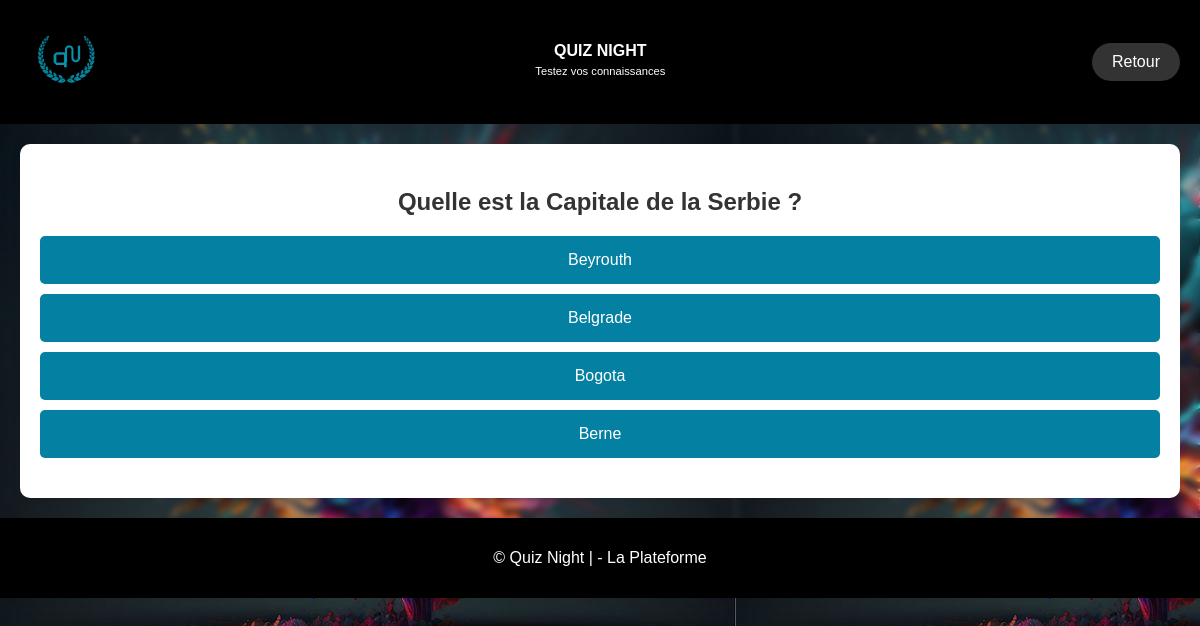
/play_quiz.php?id=1, run on the app's committed database.
### tables this page shows
CREATE TABLE IF NOT EXISTS `questions` (
  `id` int NOT NULL AUTO_INCREMENT,
  `description` varchar(255) NOT NULL,
  `id_quiz` int NOT NULL,
  PRIMARY KEY (`id`),
  KEY `id_quiz` (`id_quiz`)
);

CREATE TABLE IF NOT EXISTS `reponses` (
  `id` int NOT NULL AUTO_INCREMENT,
  `description` varchar(255) NOT NULL,
  `id_questions` int NOT NULL,
  `is_correct` tinyint(1) DEFAULT '0',
  PRIMARY KEY (`id`),
  KEY `id_questions` (`id_questions`)
);

### includes/db.php (called while the page is built, shortened)
<?php
$host = '127.0.0.1:3306';
$db   = 'quiznight';
$user = 'root';
$pass = '';
$charset = 'utf8mb4';
$dsn = "mysql:host=$host;dbname=$db;charset=$charset";
$options = [
    PDO::ATTR_ERRMODE            => PDO::ERRMODE_EXCEPTION,
    PDO::ATTR_DEFAULT_FETCH_MODE => PDO::FETCH_ASSOC,
    PDO::ATTR_EMULATE_PREPARES   => false,
];
try {
    $pdo = new PDO($dsn, $user, $pass, $options);
} catch (\PDOException $e) {
    throw new \PDOException($e->getMessage(), (int)$e->getCode());
}
require_once 'Questions.php';
require_once 'Reponses.php';
$questionsClass = new Questions($pdo);
$reponsesClass = new Reponses($pdo);
?>

### includes/Questions.php (called while the page is built, shortened)
<?php
class Questions {
    private $pdo;
    public function __construct($pdo) {
        $this->pdo = $pdo;
    }
    public function getByQuizId($id_quiz) {
        $stmt = $this->pdo->prepare("SELECT * FROM questions WHERE id_quiz = ?");
        $stmt->execute([$id_quiz]);
        return $stmt->fetchAll();
    }
}
?>

### includes/Reponses.php (called while the page is built, shortened)
<?php
class Reponses {
    private $pdo;
    public function __construct($pdo) {
        $this->pdo = $pdo;
    }
    public function getByQuestionId($id_question) {
        $stmt = $this->pdo->prepare("SELECT * FROM reponses WHERE id_questions = ?");
        $stmt->execute([$id_question]);
        return $stmt->fetchAll();
    }
}
?>

### play_quiz.php (the view, shortened to what this page needs)
<?php
include 'includes/db.php';
$quiz_id = $_GET['id'];
$questions = $questionsClass->getByQuizId($quiz_id);
?>
<!DOCTYPE html>
<html lang="fr">
<head>
    <link rel="stylesheet" href="css/styles.css">
</head>
<body>
    <header>
        <div class="logo">
            <img src="images/logo.png" alt="Logo Quiz Night">
        </div>
        <div>
            <h1>QUIZ NIGHT</h1>
            <p>Testez vos connaissances</p>
        </div>
        <div class="header-content">
            <div class="auth-buttons">
                <button onclick="window.location.href='index.php'">Retour</button>
            </div>
        </div>
    </header>
    <main>
        <section class="quiz-play">
            <?php if ($_SESSION['current_question_index'] >= count($questions)): ?>
                <div class="quiz-completed">
                    <p>Vous avez terminé le quiz !</p>
                    <p>Votre score est de <?php echo $_SESSION['score']; ?> sur <?php echo count($questions); ?></p>
                    <a href="index.php"><button>Retour à l'accueil</button></a>
                    <?php unset($_SESSION['current_question_index']); ?>
                    <?php unset($_SESSION['score']); ?>
                </div>
            <?php else: ?>
                <?php $current_question = $questions[$_SESSION['current_question_index']]; ?>
                <div class="question-container">
                    <h3><?php echo htmlspecialchars($current_question['description']); ?></h3>
                    <form method="post">
                        <?php $answers = $reponsesClass->getByQuestionId($current_question['id']); ?>
                        <?php foreach ($answers as $answer): ?>
                            <button type="submit" name="answer_id" value="<?php echo $answer['id']; ?>" class="answer-button">
                                <?php echo htmlspecialchars($answer['description']); ?>
                            </button>
                        <?php endforeach; ?>
                    </form>
                </div>
            <?php endif; ?>
        </section>
    </main>
    <footer>
        <p>&copy; Quiz Night | - La Plateforme</p>
    </footer>
</body>
</html>

### css/styles.css (style rules this page uses)
body { font-family: Arial, sans-serif; margin: 0; padding: 0; background-image: url(../images/cerveauPaint.jpg); color: #333; border-radius: 16px; box-shadow: 0 4px 30px rgba(0, 0, 0, 0.1); backdrop-filter: blur(3.4px); -webkit-backdrop-filter: blur(3.4px); }
header { background-color: #000; color: white; padding: 15px; display: flex; align-items: center; justify-content: space-between; }
header .logo img { height: 90px; }
header .header-content { text-align: center; }
header h1 { margin: 0; font-size: 1em; display: flex; justify-content: center; }
header p { margin: 5px 0; font-size: 0.7em; display: flex; justify-content: center; }
.auth-buttons button { background-color: #333; color: white; border: none; padding: 10px 20px; margin: 5px; border-radius: 30px; cursor: pointer; font-size: 1em; }
.quiz-play { text-align: center; padding: 20px; background-color: #fff; margin: 20px; border-radius: 10px; box-shadow: 0 0 10px rgba(0, 0, 0, 0.1); }
.question-container { margin: 20px 0; }
.question-container h3 { font-size: 1.5em; margin-bottom: 20px; }
.answer-button { display: block; width: 100%; padding: 15px; margin: 10px 0; background-color: #0480a2; color: white; border: none; border-radius: 5px; cursor: pointer; font-size: 1em; transition: background-color 0.3s ease; }
footer { background-color: #000; color: white; padding: 15px; display: flex; justify-content: center; }

### data on the page
questions: description "Quelle est la Capitale de la Serbie ?"
reponses: $answer['id'] 77 (drawn), description "Beyrouth"
reponses: $answer['id'] 78 (drawn), description "Belgrade"
reponses: $answer['id'] 79 (drawn), description "Bogota"
reponses: $answer['id'] 80 (drawn), description "Berne"
